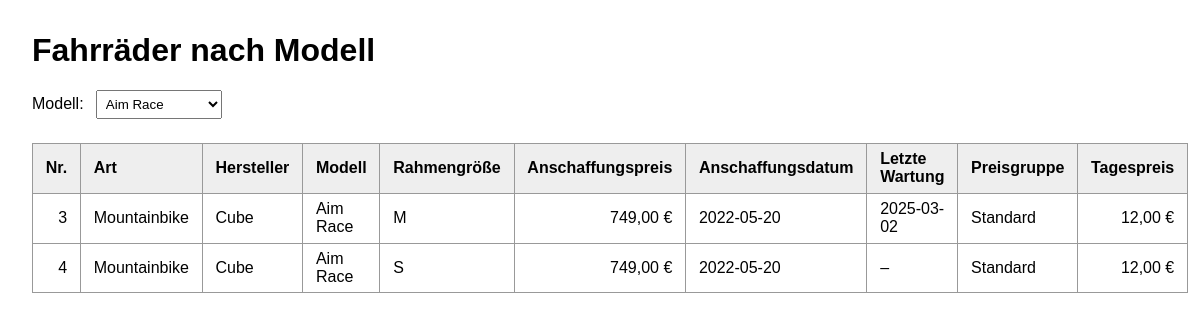
/index.php?modell=Aim Race, run on the app's committed database.
### tables this page shows
CREATE TABLE Ihsan_Fahrrad (
    Fahrradnummer     INT UNSIGNED     NOT NULL AUTO_INCREMENT,
    Art               VARCHAR(30)      NOT NULL,
    Hersteller        VARCHAR(50)      NOT NULL,
    Modell            VARCHAR(50)      NOT NULL,
    Rahmengroesse     VARCHAR(10)      NOT NULL,
    Anschaffungspreis DECIMAL(8,2)     NOT NULL,
    Anschaffungsdatum DATE             NOT NULL,
    LetzteWartung     DATE,
    PreisgruppenNr    TINYINT UNSIGNED NOT NULL,
    PRIMARY KEY (Fahrradnummer),
    FOREIGN KEY (PreisgruppenNr) REFERENCES Ihsan_Preisgruppe (PreisgruppenNr)
);

CREATE TABLE Ihsan_Preisgruppe (
    PreisgruppenNr TINYINT UNSIGNED NOT NULL,
    Bezeichnung    VARCHAR(20)      NOT NULL,
    Tagespreis     DECIMAL(6,2)     NOT NULL,
    PRIMARY KEY (PreisgruppenNr)
);

### index.php (the view, shortened to what this page needs)
<?php
$mysqli = new mysqli(DB_HOST, DB_USER, DB_PASS, DB_NAME);
$mysqli->set_charset('utf8mb4');
$modelle = [];
$result = $mysqli->query('SELECT DISTINCT Modell FROM Ihsan_Fahrrad ORDER BY Modell');
while ($row = $result->fetch_assoc()) {
    $modelle[] = $row['Modell'];
}
$gewaehlt = $_GET['modell'] ?? '';
$fahrraeder = [];
if ($gewaehlt !== '') {
    $stmt = $mysqli->prepare(
        'SELECT f.Fahrradnummer, f.Art, f.Hersteller, f.Modell, f.Rahmengroesse,
                f.Anschaffungspreis, f.Anschaffungsdatum, f.LetzteWartung,
                p.Bezeichnung AS Preisgruppe, p.Tagespreis
         FROM Ihsan_Fahrrad f
         JOIN Ihsan_Preisgruppe p ON p.PreisgruppenNr = f.PreisgruppenNr
         WHERE f.Modell = ?
         ORDER BY f.Fahrradnummer'
    );
    $stmt->bind_param('s', $gewaehlt);
    $stmt->execute();
    $fahrraeder = $stmt->get_result()->fetch_all(MYSQLI_ASSOC);
}
function h(?string $s): string
{
    return htmlspecialchars($s ?? '', ENT_QUOTES, 'UTF-8');
}
?>
<!DOCTYPE html>
<html lang="de">
<head>
</head>
<body>
    <h1>Fahrräder nach Modell</h1>
    <form method="get">
        <label for="modell">Modell:</label>
        <select name="modell" id="modell" onchange="this.form.submit()">
            <?php foreach ($modelle as $m): ?>
                <option value="<?= h($m) ?>" <?= $m === $gewaehlt ? 'selected' : '' ?>><?= h($m) ?></option>
            <?php endforeach; ?>
        </select>
    </form>
    <?php if ($gewaehlt !== ''): ?>
        <?php if (count($fahrraeder) === 0): ?>
            <p>Keine Fahrräder zum Modell „<?= h($gewaehlt) ?>“ gefunden.</p>
        <?php else: ?>
            <table>
                <thead>
                    <tr>
                        <th>Nr.</th>
                        <th>Art</th>
                        <th>Hersteller</th>
                        <th>Modell</th>
                        <th>Rahmengröße</th>
                        <th>Anschaffungspreis</th>
                        <th>Anschaffungsdatum</th>
                        <th>Letzte Wartung</th>
                        <th>Preisgruppe</th>
                        <th>Tagespreis</th>
                    </tr>
                </thead>
                <tbody>
                    <?php foreach ($fahrraeder as $f): ?>
                        <tr>
                            <td class="num"><?= h($f['Fahrradnummer']) ?></td>
                            <td><?= h($f['Art']) ?></td>
                            <td><?= h($f['Hersteller']) ?></td>
                            <td><?= h($f['Modell']) ?></td>
                            <td><?= h($f['Rahmengroesse']) ?></td>
                            <td class="num"><?= number_format((float)$f['Anschaffungspreis'], 2, ',', '.') ?> €</td>
                            <td><?= h($f['Anschaffungsdatum']) ?></td>
                            <td><?= $f['LetzteWartung'] !== null ? h($f['LetzteWartung']) : '–' ?></td>
                            <td><?= h($f['Preisgruppe']) ?></td>
                            <td class="num"><?= number_format((float)$f['Tagespreis'], 2, ',', '.') ?> €</td>
                        </tr>
                    <?php endforeach; ?>
                </tbody>
            </table>
        <?php endif; ?>
    <?php endif; ?>
</body>
</html>

### index.php (style rules this page uses)
body { font-family: Arial, sans-serif; margin: 2rem; }
label { margin-right: .5rem; }
select { padding: .3rem; }
table { border-collapse: collapse; margin-top: 1.5rem; }
th, td { border: 1px solid #999; padding: .4rem .8rem; text-align: left; }
th { background: #eee; }
td.num { text-align: right; }

### data on the page
ihsan_fahrrad: Fahrradnummer "3", Art "Mountainbike", Hersteller "Cube", Modell "Aim Race", Rahmengroesse "M", Anschaffungspreis "749,00", Anschaffungsdatum "2022-05-20", LetzteWartung "2025-03-02", PreisgruppenNr.Bezeichnung "Standard", PreisgruppenNr.Tagespreis "12,00"
ihsan_fahrrad: Fahrradnummer "4", Art "Mountainbike", Hersteller "Cube", Modell "Aim Race", Rahmengroesse "S", Anschaffungspreis "749,00", Anschaffungsdatum "2022-05-20", PreisgruppenNr.Bezeichnung "Standard", PreisgruppenNr.Tagespreis "12,00"

### other printed values
form field modell "Aim Race"
